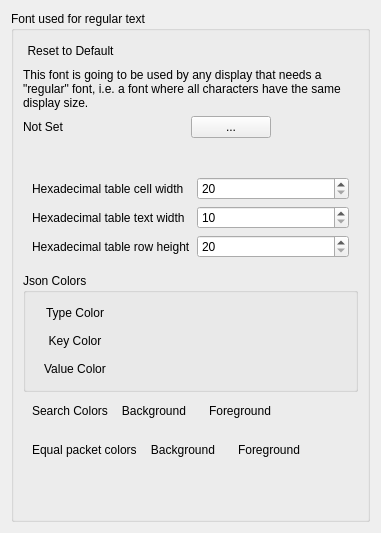
        <widget class="QWidget" name="appearancePage">
         <layout class="QVBoxLayout" name="verticalLayout_19">
          <item>
           <widget class="QGroupBox" name="regularFontGroupBox">
            <property name="title">
             <string>Font used for regular text</string>
            </property>
            <layout class="QVBoxLayout" name="verticalLayout_20">
             <item>
              <widget class="QPushButton" name="resetAppearancePushButton">
               <property name="sizePolicy">
                <sizepolicy hsizetype="Maximum" vsizetype="Fixed">
                 <horstretch>0</horstretch>
                 <verstretch>0</verstretch>
                </sizepolicy>
               </property>
               <property name="toolTip">
                <string>Reset to Default Values</string>
               </property>
               <property name="text">
                <string>Reset to Default</string>
               </property>
               <property name="flat">
                <bool>true</bool>
               </property>
              </widget>
             </item>
             <item>
              <widget class="QLabel" name="regularFontDocLabel">
               <property name="sizePolicy">
                <sizepolicy hsizetype="Preferred" vsizetype="Maximum">
                 <horstretch>0</horstretch>
                 <verstretch>0</verstretch>
                </sizepolicy>
               </property>
               <property name="text">
                <string>This font is going to be used by any display that needs a &quot;regular&quot; font, i.e. a font where all characters have the same display size.</string>
               </property>
               <property name="wordWrap">
                <bool>true</bool>
               </property>
              </widget>
             </item>
             <item>
              <widget class="QWidget" name="customFontWidget" native="true">
               <property name="sizePolicy">
                <sizepolicy hsizetype="Preferred" vsizetype="Maximum">
                 <horstretch>0</horstretch>
                 <verstretch>0</verstretch>
                </sizepolicy>
               </property>
               <layout class="QHBoxLayout" name="horizontalLayout_9">
                <property name="spacing">
                 <number>0</number>
                </property>
                <property name="leftMargin">
                 <number>0</number>
                </property>
                <property name="topMargin">
                 <number>0</number>
                </property>
                <property name="rightMargin">
                 <number>0</number>
                </property>
                <property name="bottomMargin">
                 <number>0</number>
                </property>
                <item alignment="Qt::AlignLeft">
                 <widget class="QLabel" name="customFontName">
                  <property name="sizePolicy">
                   <sizepolicy hsizetype="Maximum" vsizetype="Preferred">
                    <horstretch>0</horstretch>
                    <verstretch>0</verstretch>
                   </sizepolicy>
                  </property>
                  <property name="text">
                   <string>Not Set</string>
                  </property>
                 </widget>
                </item>
                <item alignment="Qt::AlignLeft">
                 <widget class="QPushButton" name="customFontPushButton">
                  <property name="sizePolicy">
                   <sizepolicy hsizetype="Maximum" vsizetype="Fixed">
                    <horstretch>0</horstretch>
                    <verstretch>0</verstretch>
                   </sizepolicy>
                  </property>
                  <property name="text">
                   <string>...</string>
                  </property>
                  <property name="flat">
                   <bool>false</bool>
                  </property>
                 </widget>
                </item>
               </layout>
              </widget>
             </item>
             <item>
              <widget class="QWidget" name="predefinedFontWidget" native="true">
               <layout class="QVBoxLayout" name="verticalLayout_21"/>
              </widget>
             </item>
             <item>
              <widget class="QWidget" name="sizesFontWidget" native="true">
               <layout class="QFormLayout" name="formLayout_6">
                <property name="labelAlignment">
                 <set>Qt::AlignLeading|Qt::AlignLeft|Qt::AlignVCenter</set>
                </property>
                <item row="0" column="0">
                 <widget class="QLabel" name="hexadecimalTableWidthLabel">
                  <property name="text">
                   <string>Hexadecimal table cell width</string>
                  </property>
                 </widget>
                </item>
                <item row="0" column="1">
                 <widget class="QSpinBox" name="hexadecimalTableWidthSpinBox">
                  <property name="minimum">
                   <number>20</number>
                  </property>
                 </widget>
                </item>
                <item row="1" column="0">
                 <widget class="QLabel" name="hexadecimalTableTextWidthLabel">
                  <property name="text">
                   <string>Hexadecimal table text width</string>
                  </property>
                 </widget>
                </item>
                <item row="1" column="1">
                 <widget class="QSpinBox" name="hexadecimalTableTextWidthSpinBox">
                  <property name="minimum">
                   <number>10</number>
                  </property>
                  <property name="maximum">
                   <number>200</number>
                  </property>
                 </widget>
                </item>
                <item row="2" column="0">
                 <widget class="QLabel" name="hexadecimalTableRowsHeightLabel">
                  <property name="text">
                   <string>Hexadecimal table row height</string>
                  </property>
                 </widget>
                </item>
                <item row="2" column="1">
                 <widget class="QSpinBox" name="hexadecimalTableRowsHeightSpinBox">
                  <property name="minimum">
                   <number>20</number>
                  </property>
                 </widget>
                </item>
               </layout>
              </widget>
             </item>
             <item>
              <widget class="QGroupBox" name="jsonColorGroupBox">
               <property name="title">
                <string>Json Colors</string>
               </property>
               <layout class="QVBoxLayout" name="verticalLayout_22">
                <item>
                 <widget class="QPushButton" name="jsonValueColorPushButton">
                  <property name="sizePolicy">
                   <sizepolicy hsizetype="Maximum" vsizetype="Fixed">
                    <horstretch>0</horstretch>
                    <verstretch>0</verstretch>
                   </sizepolicy>
                  </property>
                  <property name="text">
                   <string>Type Color</string>
                  </property>
                  <property name="flat">
                   <bool>true</bool>
                  </property>
                 </widget>
                </item>
                <item>
                 <widget class="QPushButton" name="jsonKeyColorPushButton">
                  <property name="sizePolicy">
                   <sizepolicy hsizetype="Maximum" vsizetype="Fixed">
                    <horstretch>0</horstretch>
                    <verstretch>0</verstretch>
                   </sizepolicy>
                  </property>
                  <property name="text">
                   <string>Key Color</string>
                  </property>
                  <property name="flat">
                   <bool>true</bool>
                  </property>
                 </widget>
                </item>
                <item>
                 <widget class="QPushButton" name="jsonTypeColorPushButton">
                  <property name="sizePolicy">
                   <sizepolicy hsizetype="Maximum" vsizetype="Fixed">
                    <horstretch>0</horstretch>
                    <verstretch>0</verstretch>
                   </sizepolicy>
                  </property>
                  <property name="text">
                   <string>Value Color</string>
                  </property>
                  <property name="flat">
                   <bool>true</bool>
                  </property>
                 </widget>
                </item>
               </layout>
              </widget>
             </item>
             <item>
              <widget class="QWidget" name="searchColorWidget" native="true">
               <layout class="QHBoxLayout" name="horizontalLayout_10">
                <property name="topMargin">
                 <number>2</number>
                </property>
                <property name="rightMargin">
                 <number>2</number>
                </property>
                <property name="bottomMargin">
                 <number>2</number>
                </property>
                <item alignment="Qt::AlignLeft">
                 <widget class="QLabel" name="searchColorLabel">
                  <property name="sizePolicy">
                   <sizepolicy hsizetype="Maximum" vsizetype="Preferred">
                    <horstretch>0</horstretch>
                    <verstretch>0</verstretch>
                   </sizepolicy>
                  </property>
                  <property name="text">
                   <string>Search Colors</string>
                  </property>
                 </widget>
                </item>
                <item alignment="Qt::AlignLeft">
                 <widget class="QPushButton" name="searchBgPushButton">
                  <property name="sizePolicy">
                   <sizepolicy hsizetype="Maximum" vsizetype="Fixed">
                    <horstretch>0</horstretch>
                    <verstretch>0</verstretch>
                   </sizepolicy>
                  </property>
                  <property name="text">
                   <string>Background</string>
                  </property>
                  <property name="flat">
                   <bool>true</bool>
                  </property>
                 </widget>
                </item>
                <item alignment="Qt::AlignLeft">
                 <widget class="QPushButton" name="searchFgPushButton">
                  <property name="sizePolicy">
                   <sizepolicy hsizetype="Maximum" vsizetype="Fixed">
                    <horstretch>0</horstretch>
                    <verstretch>0</verstretch>
                   </sizepolicy>
                  </property>
                  <property name="text">
                   <string>Foreground</string>
                  </property>
                  <property name="flat">
                   <bool>true</bool>
                  </property>
                 </widget>
                </item>
                <item>
                 <spacer name="horizontalSpacer_4">
                  <property name="orientation">
                   <enum>Qt::Horizontal</enum>
                  </property>
                  <property name="sizeHint" stdset="0">
                   <size>
                    <width>40</width>
                    <height>20</height>
                   </size>
                  </property>
                 </spacer>
                </item>
               </layout>
              </widget>
             </item>
             <item>
              <widget class="QWidget" name="equalPacketsWidget" native="true">
               <layout class="QHBoxLayout" name="horizontalLayout_11">
                <item alignment="Qt::AlignLeft">
                 <widget class="QLabel" name="equalPacketsLabel">
                  <property name="sizePolicy">
                   <sizepolicy hsizetype="Maximum" vsizetype="Preferred">
                    <horstretch>0</horstretch>
                    <verstretch>0</verstretch>
                   </sizepolicy>
                  </property>
                  <property name="text">
                   <string>Equal packet colors</string>
                  </property>
                 </widget>
                </item>
                <item>
                 <widget class="QPushButton" name="equalPacketsBGPushButton">
                  <property name="sizePolicy">
                   <sizepolicy hsizetype="Maximum" vsizetype="Fixed">
                    <horstretch>0</horstretch>
                    <verstretch>0</verstretch>
                   </sizepolicy>
                  </property>
                  <property name="text">
                   <string>Background</string>
                  </property>
                  <property name="flat">
                   <bool>true</bool>
                  </property>
                 </widget>
                </item>
                <item>
                 <widget class="QPushButton" name="equalPacketsFGPushButton">
                  <property name="sizePolicy">
                   <sizepolicy hsizetype="Maximum" vsizetype="Fixed">
                    <horstretch>0</horstretch>
                    <verstretch>0</verstretch>
                   </sizepolicy>
                  </property>
                  <property name="text">
                   <string>Foreground</string>
                  </property>
                  <property name="flat">
                   <bool>true</bool>
                  </property>
                 </widget>
                </item>
                <item>
                 <spacer name="horizontalSpacer_5">
                  <property name="orientation">
                   <enum>Qt::Horizontal</enum>
                  </property>
                  <property name="sizeHint" stdset="0">
                   <size>
                    <width>40</width>
                    <height>20</height>
                   </size>
                  </property>
                 </spacer>
                </item>
               </layout>
              </widget>
             </item>
             <item>
              <spacer name="verticalSpacer_6">
               <property name="orientation">
                <enum>Qt::Vertical</enum>
               </property>
               <property name="sizeHint" stdset="0">
                <size>
                 <width>20</width>
                 <height>40</height>
                </size>
               </property>
              </spacer>
             </item>
            </layout>
           </widget>
          </item>
         </layout>
        </widget>
